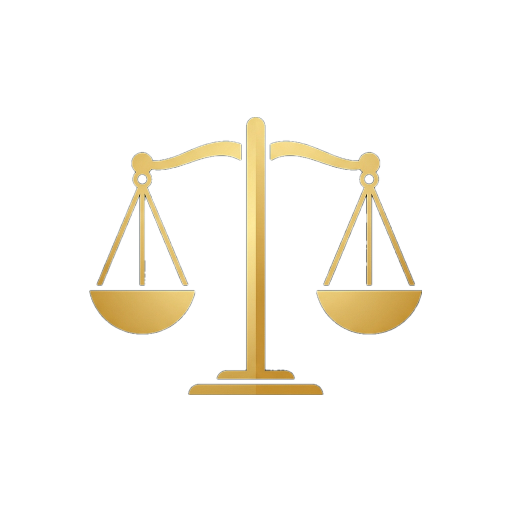
#> input picture foreground.png, 1024 x 1024 px, given in place of final_icon.png, which was not available (shown at 1/2 size)
$ python setup_icons.py
#> lines starting #> are read from the running program, lines starting #| are printed output that depends on the picture; pictures that were not available may be replaced by others from this repository, and a replacement may not be noted
import os
import shutil
from PIL import Image

base_dir = "/home/darkwing/Desktop/nyay/NyayaSetu-Android-App/"
res_dir = os.path.join(base_dir, "app/src/main/res/")

# Create directories if they don't exist
os.makedirs(os.path.join(res_dir, "drawable"), exist_ok=True)
os.makedirs(os.path.join(res_dir, "mipmap-mdpi"), exist_ok=True)
os.makedirs(os.path.join(res_dir, "mipmap-hdpi"), exist_ok=True)
os.makedirs(os.path.join(res_dir, "mipmap-xhdpi"), exist_ok=True)
os.makedirs(os.path.join(res_dir, "mipmap-xxhdpi"), exist_ok=True)
os.makedirs(os.path.join(res_dir, "mipmap-xxxhdpi"), exist_ok=True)

# Step 3: Copy foreground and background
shutil.copy2(os.path.join(base_dir, "foreground.png"), os.path.join(res_dir, "drawable/ic_launcher_foreground.png"))
shutil.copy2(os.path.join(base_dir, "background.png"), os.path.join(res_dir, "drawable/ic_launcher_background.png"))

# Step 4: Scale legacy icons
sizes = {
    "mipmap-mdpi": (48, 48),
    "mipmap-hdpi": (72, 72),
    "mipmap-xhdpi": (96, 96),
    "mipmap-xxhdpi": (144, 144),
    "mipmap-xxxhdpi": (192, 192),
}

final_icon_path = os.path.join(base_dir, "final_icon.png")
with Image.open(final_icon_path) as img:
#> img is the input picture: PIL image 1024x1024 RGBA; mean R, G, B, A 16.6, 14.1, 8.1, 19.7
    for folder, size in sizes.items():
        resized = img.resize(size, Image.Resampling.LANCZOS)
        out_path = os.path.join(res_dir, folder, "ic_launcher.png")
        resized.save(out_path, "PNG")
#> this loop made 5 passes
#> pass 1, `resized = img.resize(size, Image.Resampling.LANCZOS)`:
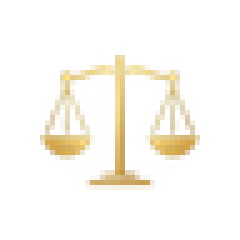
#> resized: PIL image 48x48 RGBA (shown 5 times larger); mean R, G, B, A 43.4, 37.5, 21.7, 20.3; transparent parts drawn white
#> pass 2, `resized = img.resize(size, Image.Resampling.LANCZOS)`:
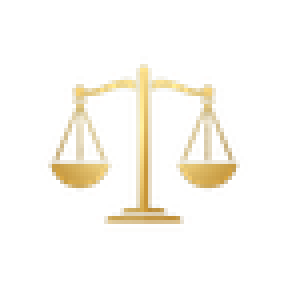
#> resized: PIL image 72x72 RGBA (shown 4 times larger); mean R, G, B, A 37.6, 32.4, 18.2, 20.2; transparent parts drawn white
#> pass 3, `resized = img.resize(size, Image.Resampling.LANCZOS)`:
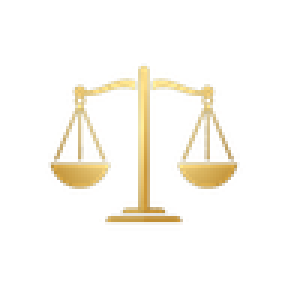
#> resized: PIL image 96x96 RGBA (shown 3 times larger); mean R, G, B, A 33, 28.3, 16.3, 19.9; transparent parts drawn white
#> after the loop:
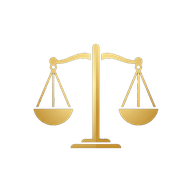
#> resized: PIL image 192x192 RGBA; mean R, G, B, A 23.9, 20.9, 12.9, 19.7; transparent parts drawn white

print("Files created and copied successfully.")
